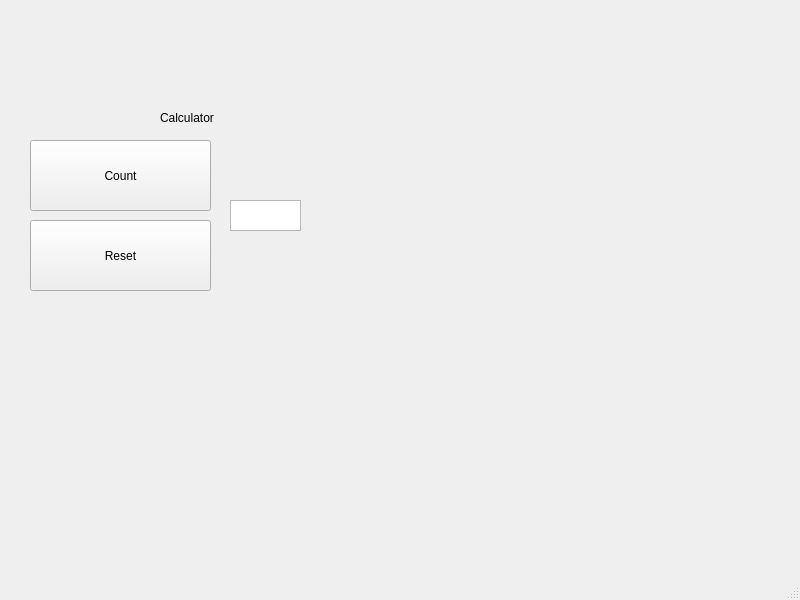
<?xml version="1.0" encoding="UTF-8"?>
<ui version="4.0">
 <class>MainWindow</class>
 <widget class="QMainWindow" name="MainWindow">
  <property name="geometry">
   <rect>
    <x>0</x>
    <y>0</y>
    <width>800</width>
    <height>600</height>
   </rect>
  </property>
  <property name="windowTitle">
   <string>MainWindow</string>
  </property>
  <widget class="QWidget" name="centralwidget">
   <widget class="QPushButton" name="Count">
    <property name="geometry">
     <rect>
      <x>30</x>
      <y>140</y>
      <width>181</width>
      <height>71</height>
     </rect>
    </property>
    <property name="text">
     <string>Count</string>
    </property>
   </widget>
   <widget class="QLabel" name="label">
    <property name="geometry">
     <rect>
      <x>160</x>
      <y>110</y>
      <width>71</width>
      <height>16</height>
     </rect>
    </property>
    <property name="text">
     <string>Calculator</string>
    </property>
   </widget>
   <widget class="QPushButton" name="reset">
    <property name="geometry">
     <rect>
      <x>30</x>
      <y>220</y>
      <width>181</width>
      <height>71</height>
     </rect>
    </property>
    <property name="text">
     <string>Reset</string>
    </property>
   </widget>
   <widget class="QTextBrowser" name="textBrowser">
    <property name="geometry">
     <rect>
      <x>230</x>
      <y>200</y>
      <width>71</width>
      <height>31</height>
     </rect>
    </property>
   </widget>
  </widget>
  <widget class="QMenuBar" name="menubar">
   <property name="geometry">
    <rect>
     <x>0</x>
     <y>0</y>
     <width>800</width>
     <height>21</height>
    </rect>
   </property>
  </widget>
  <widget class="QStatusBar" name="statusbar"/>
 </widget>
 <resources/>
 <connections/>
</ui>
